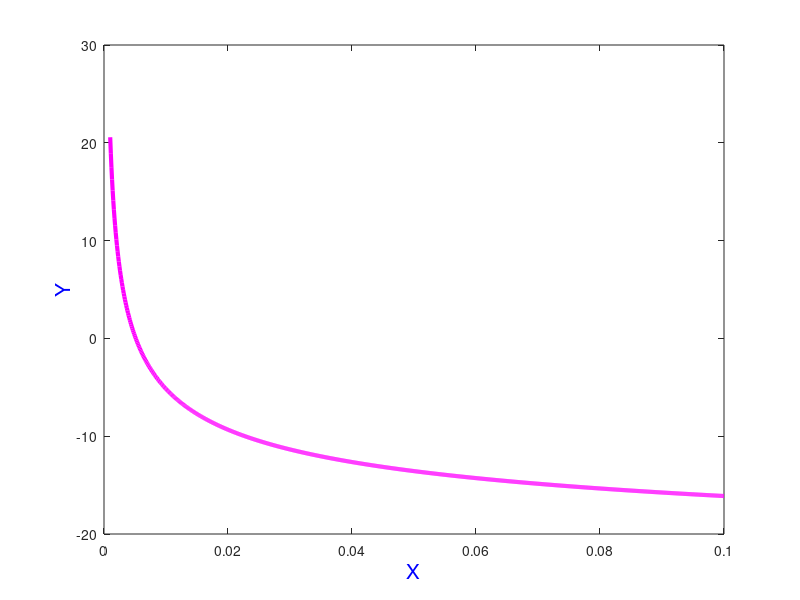

Write MATLAB code to recreate this figure. (Note: this script raises an error after producing the figure.)
%ESTE ES EL DESARROLLO DEL CASO2

%GRAFICO
x = linspace(0.001, 0.1, 1000);
f = (1./sqrt(x)) - ((1/0.28) .* log(3750 .* sqrt(x)) + (14 - 5.6/0.28));
plot(x, f, 'LineWidth', 3, 'Color', 'm');
xlabel('X', 'FontSize', 15, 'Color', 'b');
ylabel('Y', 'FontSize', 15, 'Color', 'b');
yline(0, 'r--', 'LineWidth', 1.5);
title('MÉTODO DE REGLA FALSA', 'FontSize', 15, 'Color', 'b');
grid on;
